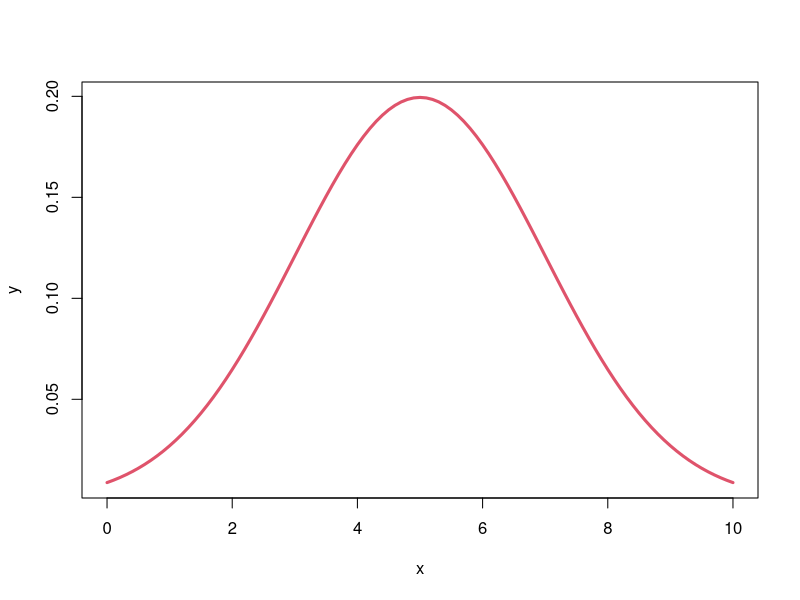

Generate this figure with R:
# GRAFICO DE LA DISTRIBUCCION
#
# X ~ N(mu = 5, sigma2 = 4)

x <- seq(from = 0, to = 10, by = 0.1)
x
y <- dnorm(x, mean = 5, sd = 2)
y

plot(x, y, type = "l", lwd = 3, col = 2)

dnorm(5, mean = 5, sd = 2)
dnorm(2, mean = 5, sd = 2)

# P(5 <= X <= 8) = ¿?

# Metodo 1
# --------

integrate(dnorm, lower = 5, upper = 8,
          mean = 5, sd = 2)

# Metodo 2
# --------

pnorm(8, mean = 5, sd = 2) - pnorm(5, mean = 5, sd = 2)

# P(3 <= X <= 7) =

pnorm(7, mean = 5, sd = 2) - pnorm(3, mean = 5, sd = 2)

# P( X >= 0.5)

pnorm(0.5, mean = 5, sd = 2)
pnorm(0.4, mean = 5, sd = 2, lower.tail = FALSE)

# Uso de rnorm
# ------------

rnorm(10, mean = 5, sd = 2)

# ------------------------------------

